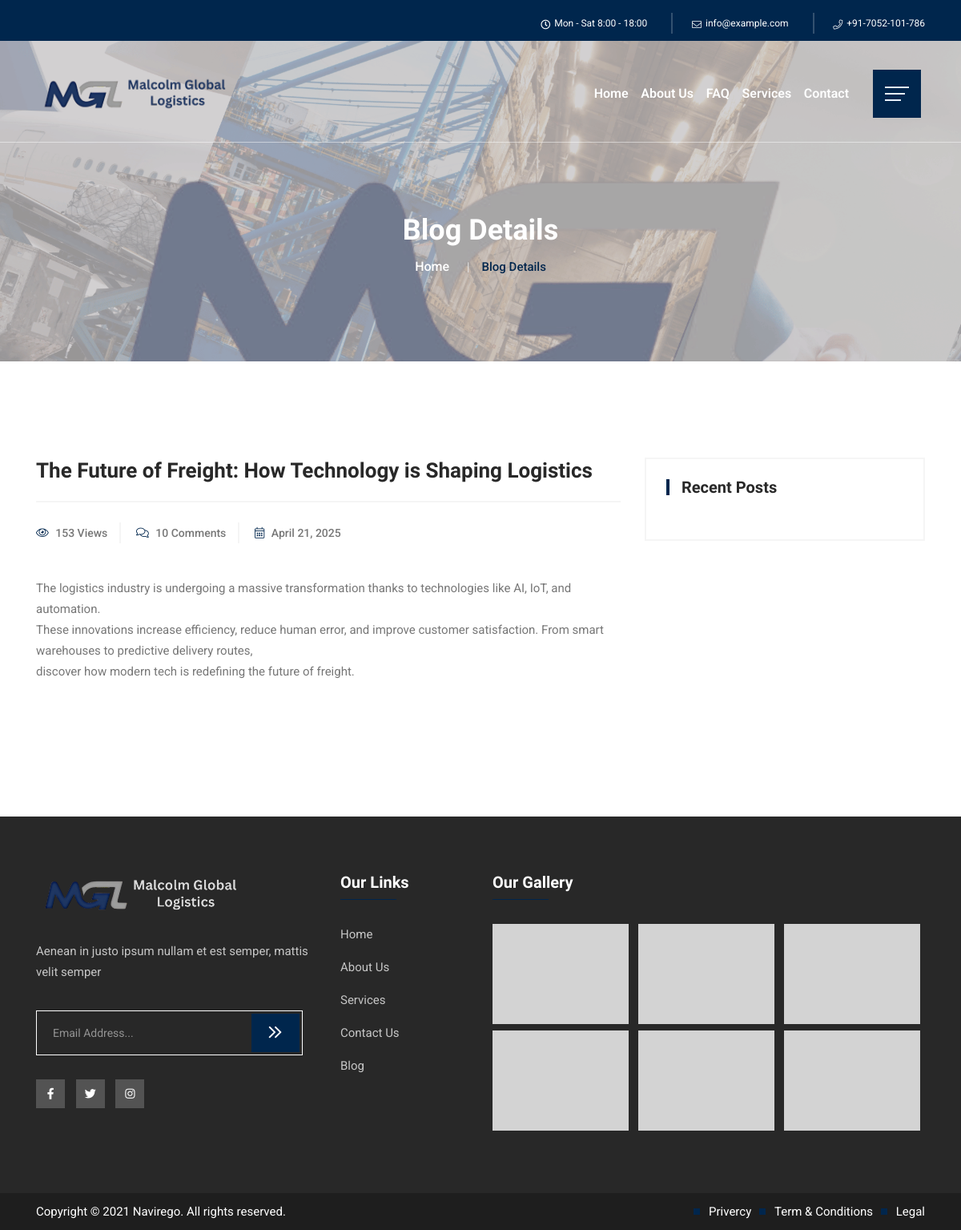
/blog/the-future-of-freight-how-technology-is-shaping-logistics/, run on the app's committed database.
### myapp/models.py (models this page shows, shortened)
class Blog(models.Model):
    title = models.CharField(max_length=200)
    slug = models.SlugField(unique=True, blank=True)
    author = models.CharField(max_length=100, default="Admin")
    content = models.TextField()
    image = models.ImageField(upload_to='blog_images/', null=True, blank=True)
    created_at = models.DateTimeField(auto_now_add=True)
    views = models.PositiveIntegerField(default=0)
    comments = models.PositiveIntegerField(default=0)
    def save(self, *args, **kwargs):
        if not self.slug:
            self.slug = slugify(self.title)
        super(Blog, self).save(*args, **kwargs)

### myapp/views.py (the view)
# urls.py: path('blog/<slug:slug>/', views.blog_detail, name='blog_detail'),
def blog_detail(request, slug):
    blog = get_object_or_404(Blog, slug=slug)
    blog.views += 1
    blog.save()
    return render(request, 'myapp/blog_detail.html', {'blog': blog})

### myapp/templates/myapp/blog_detail.html (shortened to what this page needs)
{% extends 'myapp/base.html' %}
{% load static %}
{% block content %}
<main>
 <section class="breadcrumb-area d-flex align-items-center" style="background-image:url('{% static 'img/testimonial/test-bg.png' %}')">
  <div class="container">
   <div class="row align-items-center">
    <div class="col-xl-12 col-lg-12">
     <div class="breadcrumb-wrap text-left">
      <div class="breadcrumb-title">
       <h2>Blog Details</h2>
       <div class="breadcrumb-wrap">
        <nav aria-label="breadcrumb">
         <ol class="breadcrumb">
          <li class="breadcrumb-item"><a href="{% url 'home' %}">Home</a></li>
          <li aria-current="page" class="breadcrumb-item active">Blog Details</li>
         </ol>
        </nav>
       </div>
      </div>
     </div>
    </div>
   </div>
  </div>
 </section>
 <section class="inner-blog b-details-p pt-120 pb-120">
  <div class="container">
   <div class="row">
    <div class="col-lg-8">
     <div class="blog-details-wrap">
      <div class="details__content pb-30">
       <h2>{{ blog.title }}</h2>
       <div class="meta-info">
        <ul>
         <li><i class="fal fa-eye"></i> {{ blog.views }} Views</li>
         <li><i class="fal fa-comments"></i> {{ blog.comments }} Comments</li>
         <li><i class="fal fa-calendar-alt"></i> {{ blog.created_at|date:"F j, Y" }}</li>
        </ul>
       </div>
       <p>{{ blog.content|linebreaks }}</p>
      </div>
     </div>
    </div>
    <div class="col-lg-4">
     <aside class="sidebar-widget">
      <section class="widget widget_recent_entries">
       <h2 class="widget-title">Recent Posts</h2>
      </section>
     </aside>
    </div>
   </div>
  </div>
 </section>
</main>
{% endblock %}

### myapp/static/css/default.css (style rules this page uses)
.pt-120 { padding-top: 100px; }
.pt-120 { padding-top: 120px; }
.pb-30 { padding-bottom: 30px; }
.pb-120 { padding-bottom: 120px; }

### myapp/static/css/responsive.css (style rules this page uses)
@media (min-width: 992px) and (max-width: 1200px) { .breadcrumb-title h2 { font-size: 36px; margin-bottom: 15px; } }
@media (min-width: 992px) and (max-width: 1200px) { .details__content h2 { font-size: 26px; } }

### data on the page
Blog: title "The Future of Freight: How Technology is Shaping Logistics", views "153", comments "10", created_at "April 21, 2025", content "The logistics industry is undergoing a massive transformation thanks to technologies like AI, IoT, and automation. These innovations increase efficiency, reduce human error, and improve customer satisfaction. From smart warehouses to predictive delivery routes, discover how modern tech is redefining the future of freight."
